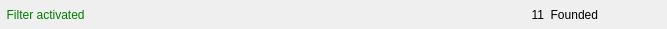
<?xml version="1.0" encoding="UTF-8"?>
<ui version="4.0">
 <class>filterMode</class>
 <widget class="QWidget" name="filterMode">
  <property name="geometry">
   <rect>
    <x>0</x>
    <y>0</y>
    <width>667</width>
    <height>29</height>
   </rect>
  </property>
  <property name="windowTitle">
   <string>Form</string>
  </property>
  <property name="styleSheet">
   <string notr="true"/>
  </property>
  <layout class="QHBoxLayout" name="horizontalLayout_2">
   <property name="spacing">
    <number>0</number>
   </property>
   <property name="margin">
    <number>0</number>
   </property>
   <item>
    <layout class="QHBoxLayout" name="horizontalLayout" stretch="50,60,20,0">
     <property name="spacing">
      <number>0</number>
     </property>
     <item>
      <widget class="QLabel" name="label_2">
       <property name="styleSheet">
        <string notr="true">QLabel {color : green; }</string>
       </property>
       <property name="text">
        <string>  Filter activated</string>
       </property>
      </widget>
     </item>
     <item>
      <widget class="QLabel" name="count">
       <property name="text">
        <string>11</string>
       </property>
       <property name="alignment">
        <set>Qt::AlignRight|Qt::AlignTrailing|Qt::AlignVCenter</set>
       </property>
      </widget>
     </item>
     <item>
      <widget class="QLabel" name="label">
       <property name="text">
        <string>  Founded</string>
       </property>
      </widget>
     </item>
     <item>
      <widget class="QPushButton" name="closeFilterMode">
       <property name="maximumSize">
        <size>
         <width>24</width>
         <height>24</height>
        </size>
       </property>
       <property name="text">
        <string/>
       </property>
       <property name="icon">
        <iconset resource="gui.qrc">
         <normaloff>:/cancel.png</normaloff>:/cancel.png</iconset>
       </property>
       <property name="iconSize">
        <size>
         <width>16</width>
         <height>16</height>
        </size>
       </property>
       <property name="flat">
        <bool>true</bool>
       </property>
      </widget>
     </item>
    </layout>
   </item>
  </layout>
 </widget>
 <resources>
  <include location="gui.qrc"/>
 </resources>
 <connections/>
</ui>
